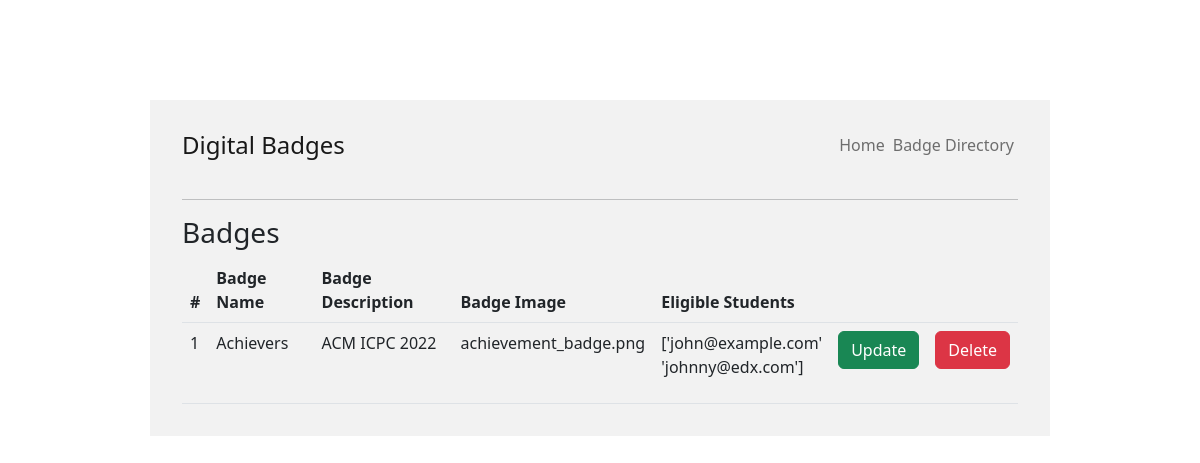
The app's page /badges, older data.
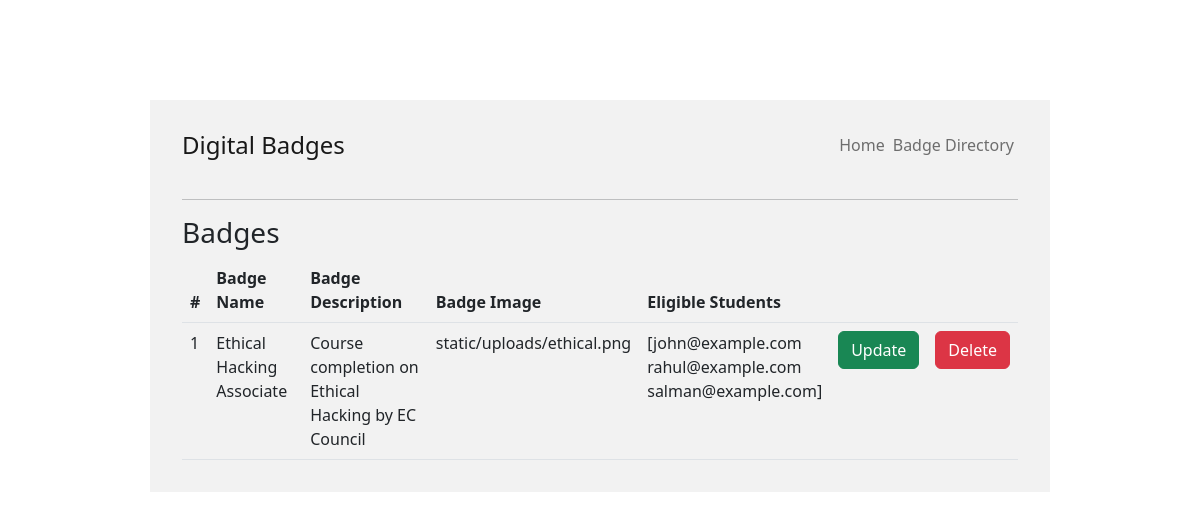
The same page, newer data.
### tables this page shows
CREATE TABLE badges (
    id INTEGER PRIMARY KEY AUTOINCREMENT,
    badgeName TEXT NOT NULL,
    badgeDescription TEXT NOT NULL,
    badgeImage BLOB NOT NULL,
    eligibleStudents TEXT NOT NULL,
    created TIMESTAMP NOT NULL DEFAULT CURRENT_TIMESTAMP
);

### main.py (the view)
@app.route('/badges',methods=['GET'])
def listBadges():
    conn = get_db_connection()
    badges = conn.execute('SELECT * FROM badges').fetchall()
    conn.close()
    return render_template('badges.html', badges=badges)

### main.py (called while the page is built)
def get_db_connection():
    conn = sqlite3.connect('db/database.db')
    conn.row_factory = sqlite3.Row
    return conn

### templates/badges.html
{% extends 'base.html' %}
{% block content %}
        <h3>Badges</h3>
        <table class="table">
            <thead class="thead-dark">
                <tr>
                    <th scope="col">#</th>
                    <th scope="col">Badge Name</th>
                    <th scope="col">Badge Description</th>
                    <th scope="col">Badge Image</th>
                    <th scope="col">Eligible Students</th>
                    <th scope="col"></th>
                    <th scope="col"></th>
                </tr>
            </thead>
            <tbody>
                {% for badge in badges %}
                    <tr>
                        <td>{{ badge['id']}}</td>
                        <td>{{ badge['badgeName']}}</td>
                        <td>{{ badge['badgeDescription']}}</td>
                        <td>
                            <a href="/{{badge['badgeImage']}}" target="_blank" style="text-decoration: none; color:inherit">{{ badge['badgeImage'] }}</a>
                        </td>
                        <td>
                            <ul style="list-style: none; padding-left: 0px;">
                                {% for student in badge['eligibleStudents'].split(',') %}
                                    <li>{{ student }}</li>
                                {% endfor %}
                            </ul>
                        </td>
                        <td><button class="btn btn-success"><a href="/badge/{{ badge.id }}/update" style="text-decoration: none; color: inherit">Update</a></button></td>
                        <td><button class="btn btn-danger"><a href="/badge/{{ badge.id }}/delete" style="text-decoration: none; color: inherit">Delete</a></button></td>
                    </tr>
                {% endfor %}
            </tbody>
        </table>
{% endblock%}

### templates/base.html (shortened to what this page needs)
<!DOCTYPE html>
<html>
    <head>
        <link href="https://cdn.jsdelivr.net/npm/bootstrap@5.2.0/dist/css/bootstrap.min.css" rel="stylesheet" />
    </head>
    <body>
        <div class="flex flex-column w-75 justify-content-center align-items-center" style="background-color: #f2f2f2; padding: 1rem 2rem; margin: auto; margin-top:100px">
            <nav class="navbar navbar-light flex justify-content-between">
                <a class="navbar-brand h3" style="font-size: 1.5rem;" href="/">Digital Badges</a>
                <ul class="navbar-nav flex-row">
                    <li class="nav-item active m-1">
                      <a class="nav-link h5" href="/">Home</a>
                    </li>
                    <li class="nav-item m-1">
                      <a class="nav-link  h5" href="{{ url_for('listBadges') }}">Badge Directory</a>
                    </li>
                </ul>
            </nav>
            <hr/>
            {% block content %}
            {% endblock %}
        </div>
    </body>
</html>

Row changes from the older to the newer data that the page shows:
changed badges id 1: badgeName "Achievers" → "Ethical Hacking Associate"; badgeDescription "ACM ICPC 2022" → "Course completion on Ethical Hacking by EC Council"; badgeImage "achievement_badge.png" → "static/uploads/ethical.png"
Text that changed along with them:
new list line: "[john@example.com"
new list line: "rahul@example.com"
new list line: "salman@example.com]"
list line gone: "['john@example.com'"
list line gone: "'johnny@edx.com']"
